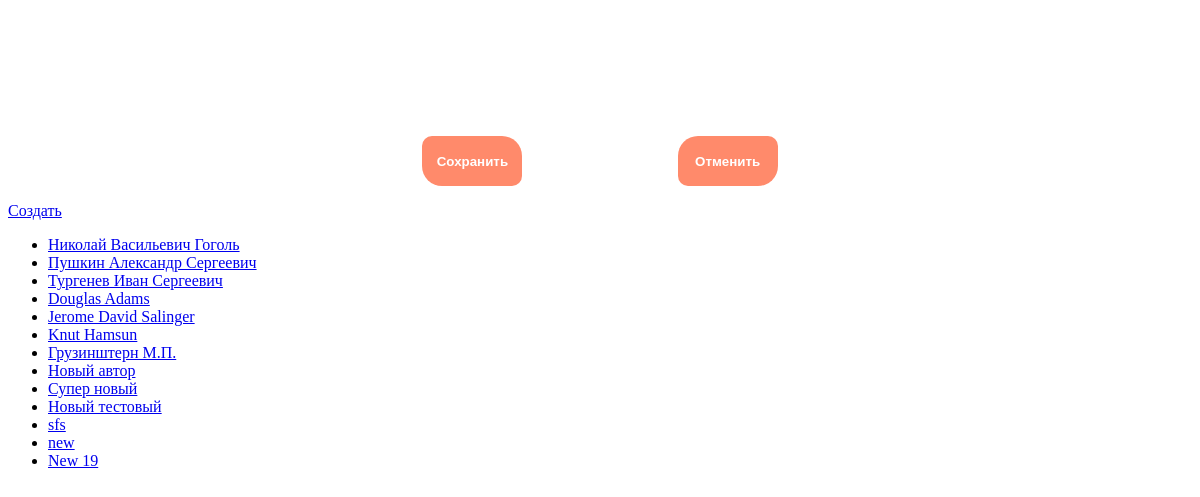
/authors/, run on an earlier commit of the app's database.
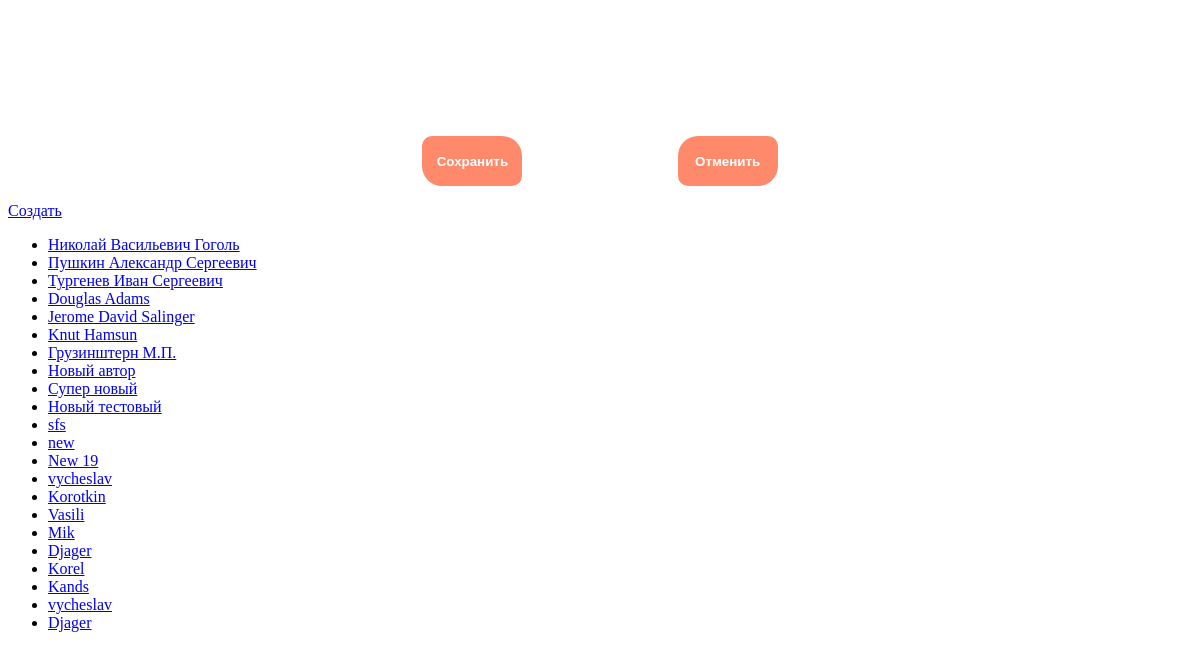
And on a later commit of the database.
### p_library/models.py (models this page shows, shortened)
class Author(models.Model):
    full_name = models.TextField(max_length=100)
    birth_year = models.SmallIntegerField()
    country = models.CharField(max_length=2)
    face = models.ImageField(upload_to='face_author/%M/%S', blank=True)

### p_library/views.py (the view)
# urls.py: path('authors/', AuthorList.as_view(), name='author_list'),
class AuthorList(ListView):
    model = Author
    template_name = 'author_list.html'

### p_library/templates/author_list.html (shortened to what this page needs)
{% extends 'author_edit.html' %}
{% block list %}
<!DOCTYPE html>
<html lang="en">
<head>
</head>
<body>
    <a class="btn btn-primary mt-2" href="/author/create">Создать</a>
    <ul>
        {% for author in object_list %}
            <li><a href="{{ author.id }}">{{ author.full_name }}</a></li>
        {% endfor %}
    </ul>
</body>
</html>
{% endblock %}

What changed in the data, as far as the page shows it:
added Author: full_name "vycheslav"
added Author: full_name "Korotkin"
added Author: full_name "Vasili"
added Author: full_name "Mik"
added Author: full_name "Djager"
added Author: full_name "Korel"
added Author: full_name "Kands"
added Author: full_name "vycheslav"
added Author: full_name "Djager"
